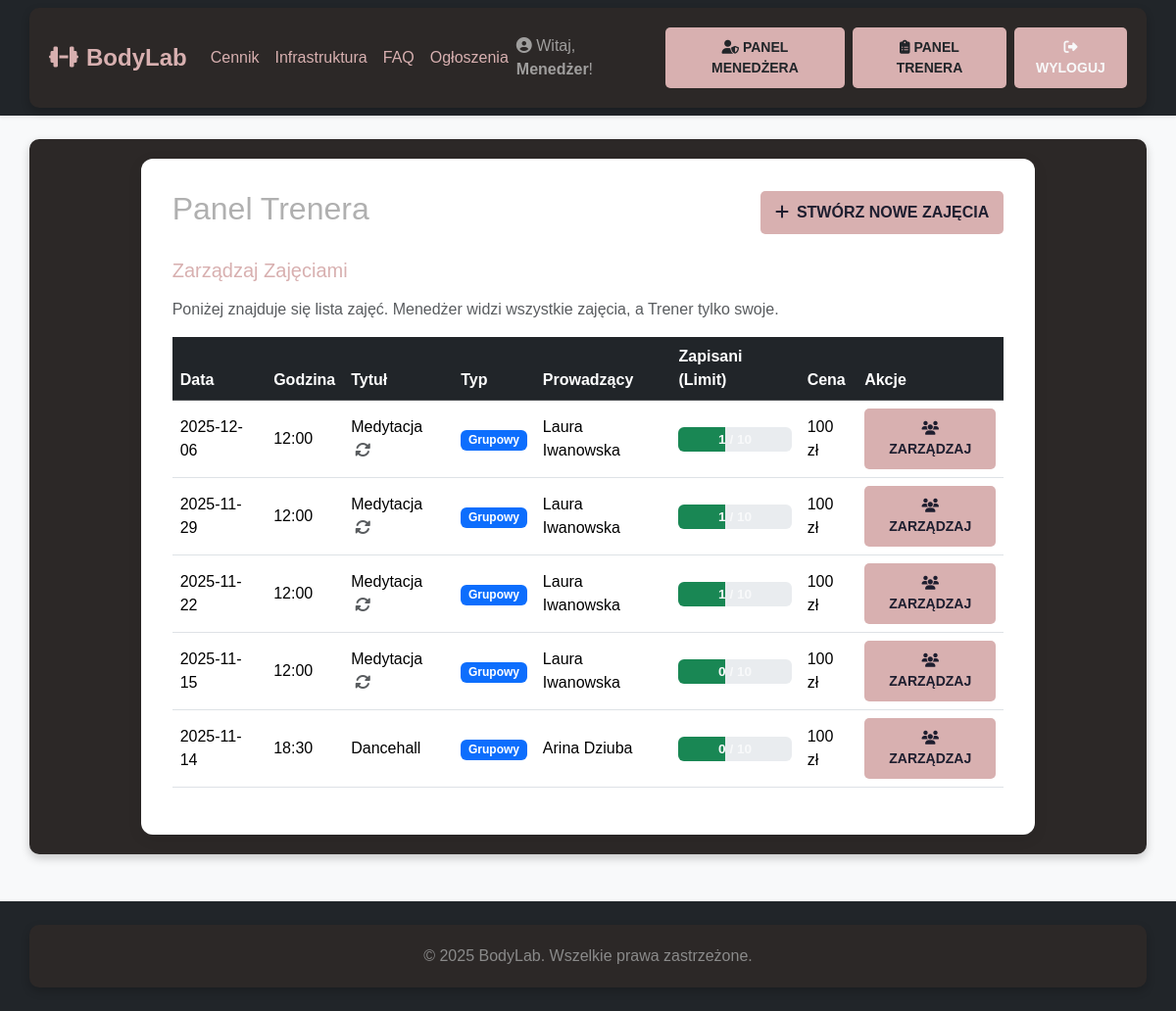
The app's page /trainer (signed in) with its own data.
### app.py (models this page shows, shortened)
class User(db.Model, UserMixin):
    id = db.Column(db.Integer, primary_key=True)
    username = db.Column(db.String(50), unique=True, nullable=False)
    email = db.Column(db.String(120), unique=True, nullable=False)
    password_hash = db.Column(db.String(256), nullable=False)
    role = db.Column(db.String(20), nullable=False, default='user')
    experience_notes = db.Column(db.Text, nullable=True)
    sessions_taught = db.relationship('TrainingSession', back_populates='trainer', lazy='dynamic')
    bookings = db.relationship('Booking', back_populates='user', lazy='dynamic')
    messages_sent = db.relationship('Message', foreign_keys='Message.sender_id', back_populates='sender',
                                    lazy='dynamic')
    messages_received = db.relationship('Message', foreign_keys='Message.recipient_id', back_populates='recipient',
                                        lazy='dynamic')
    @property
    def is_admin(self):
        return self.role == 'admin'

class TrainingSession(db.Model):
    id = db.Column(db.Integer, primary_key=True)
    title = db.Column(db.String(100), nullable=False)
    session_type = db.Column(db.String(20), nullable=False, default='Grupowy')
    description = db.Column(db.Text, nullable=True)
    date = db.Column(db.Date, nullable=False)
    start_time = db.Column(db.Time, nullable=False)
    duration_minutes = db.Column(db.Integer, nullable=False, default=60)
    price = db.Column(db.Integer, nullable=False, default=0)
    max_participants = db.Column(db.Integer, nullable=False, default=10)
    trainer_id = db.Column(db.Integer, db.ForeignKey('user.id'), nullable=False)
    recurrence_group_id = db.Column(db.String(36), nullable=True, index=True)
    trainer = db.relationship('User', back_populates='sessions_taught')
    bookings = db.relationship('Booking', back_populates='session', lazy='dynamic', cascade="all, delete-orphan")
    @property
    def current_participants(self):
        return self.bookings.count()
    @property
    def is_full(self):
        return self.bookings.count() >= self.max_participants

### app.py (the view)
@app.route("/trainer")
@login_required
@trainer_required
def trainer_dashboard():
    query = TrainingSession.query
    if not current_user.is_admin:
        query = query.filter_by(trainer_id=current_user.id)
    my_sessions = query.order_by(TrainingSession.date.desc()).all()
    return render_template("trainer_dashboard.html", my_sessions=my_sessions)

### app.py (called while the page is built)
@login_manager.user_loader
def load_user(user_id):
    return db.session.get(User, int(user_id))

def trainer_required(f):
    @wraps(f)
    def decorated_function(*args, **kwargs):
        if not current_user.is_authenticated or (not current_user.is_admin and not current_user.is_trainer):
            flash("Dostęp do tej strony wymaga uprawnień Trenera.", "danger")
            return redirect(url_for('index'))
        return f(*args, **kwargs)
    return decorated_function

### templates/trainer_dashboard.html (shortened to what this page needs)
{% extends "base.html" %}
{% block content %}
<div class="d-flex justify-content-between align-items-center mb-4">
    <h1 class="h2">Panel Trenera</h1>
    <a href="{{ url_for('create_session') }}" class="btn btn-success">
        <i class="fas fa-plus me-2"></i>Stwórz Nowe Zajęcia
    </a>
</div>
<h3 class="h5 mb-3" style="color: #d8b0b0;">Zarządzaj Zajęciami</h3>
<p class="text-muted">Poniżej znajduje się lista zajęć. Menedżer widzi wszystkie zajęcia, a Trener tylko swoje.</p>
<div class="table-responsive">
    <table class="table table-hover align-middle">
        <thead class="table-dark">
            <tr>
                <th scope="col">Data</th>
                <th scope="col">Godzina</th>
                <th scope="col">Tytuł</th>
                <th scope="col">Typ</th>
                {% if current_user.is_admin %}
                    <th scope="col">Prowadzący</th>
                {% endif %}
                <th scope="col">Zapisani (Limit)</th>
                <th scope="col">Cena</th>
                <th scope="col">Akcje</th>
            </tr>
        </thead>
        <tbody>
            {% if my_sessions %}
                {% for session in my_sessions %}
                    <tr>
                        <td>{{ session.date.strftime('%Y-%m-%d') }}</td>
                        <td>{{ session.start_time.strftime('%H:%M') }}</td>
                        <td>
                            {{ session.title }}
                            {% if session.recurrence_group_id %}
                                <i class="fas fa-sync-alt text-muted ms-1" title="Zajęcia cykliczne"></i>
                            {% endif %}
                        </td>
                        <td>
                            <span class="badge {% if session.session_type == 'Grupowy' %}bg-primary{% else %}bg-success{% endif %}">
                                {{ session.session_type }}
                            </span>
                        </td>
                        {% if current_user.is_admin %}
                            <td>{{ session.trainer.username }}</td>
                        {% endif %}
                        <td>
                            {% set percent = (session.current_participants / session.max_participants) * 100 %}
                            {% set is_full = session.is_full %}
                            {% set bg_color = 'bg-danger' if is_full else ('bg-warning' if percent > 70 else 'bg-success') %}
                            {% set text_color = 'text-light' if is_full or percent <= 70 else 'text-dark' %}
                            <div class="progress" title="{{ session.current_participants }} / {{ session.max_participants }}">
                                <div class="progress-bar {{ bg_color }}" role="progressbar" style="width: {{ percent }}%;"
                                     aria-valuenow="{{ session.current_participants }}" aria-valuemin="0" aria-valuemax="{{ session.max_participants }}">
                                </div>
                                <span class="progress-bar-text {{ text_color }}">
                                    {{ session.current_participants }} / {{ session.max_participants }}
                                </span>
                            </div>
                        </td>
                        <td>{{ session.price }} zł</td>
                        <td>
                            <a href="{{ url_for('manage_session', session_id=session.id) }}" class="btn btn-primary btn-sm" title="Zarządzaj uczestnikami">
                                <i class="fas fa-users"></i> Zarządzaj
                            </a>
                        </td>
                    </tr>
                {% endfor %}
            {% else %}
                <tr>
                    <td colspan="{% if current_user.is_admin %}8{% else %}7{% endif %}" class="text-center text-muted">
                        Nie utworzyłeś jeszcze żadnych zajęć.
                    </td>
                </tr>
            {% endif %}
        </tbody>
    </table>
</div>
{% endblock %}

### templates/base.html (shortened to what this page needs)
<!DOCTYPE html>
<html lang="pl">
<head>
    <link href="https://cdn.jsdelivr.net/npm/bootstrap@5.3.3/dist/css/bootstrap.min.css" rel="stylesheet">
    <link rel="stylesheet" href="https://cdnjs.cloudflare.com/ajax/libs/font-awesome/6.5.0/css/all.min.css">
    <link rel="stylesheet" href="{{ url_for('static', filename='style.css') }}">
</head>
<body>
<nav class="navbar navbar-expand-lg navbar-dark bg-dark shadow-sm">
    <div class="container">
        <a class="navbar-brand" href="{{ url_for('index') }}">
            <i class="fas fa-dumbbell me-2"></i>BodyLab
        </a>
        <div class="collapse navbar-collapse" id="navbarNav">
            <ul class="navbar-nav me-auto">
                <li class="nav-item">
                    <a class="nav-link" href="{{ url_for('pricing') }}">Cennik</a>
                </li>
                <li class="nav-item">
                    <a class="nav-link" href="{{ url_for('infrastructure') }}">Infrastruktura</a>
                </li>
                <li class="nav-item">
                    <a class="nav-link" href="{{ url_for('faq') }}">FAQ</a>
                </li>
                <li class="nav-item">
                    <a class="nav-link" href="{{ url_for('announcements') }}">Ogłoszenia</a>
                </li>
            </ul>
            <ul class="navbar-nav ms-auto d-flex align-items-center">
                {% if current_user.is_authenticated %}
                    <li class="nav-item">
                        <span class="navbar-text me-3">
                            <i class="fas fa-user-circle"></i> Witaj, <strong>{{ current_user.username }}</strong>!
                        </span>
                    </li>
                    {% if current_user.is_admin %}
                    <li class="nav-item me-2">
                        <a class="btn btn-warning btn-sm px-3" href="{{ url_for('admin_dashboard') }}">
                            <i class="fas fa-user-shield"></i> Panel Menedżera
                        </a>
                    </li>
                    {% endif %}
                    {% if current_user.is_admin or current_user.is_trainer %}
                    <li class="nav-item me-2">
                        <a class="btn btn-info btn-sm px-3" href="{{ url_for('trainer_dashboard') }}">
                            <i class="fas fa-clipboard-list"></i> Panel Trenera
                        </a>
                    </li>
                    {% endif %}
                    <li class="nav-item">
                        <a class="btn btn-outline-light btn-sm px-3" href="{{ url_for('logout') }}">
                            <i class="fas fa-sign-out-alt"></i> Wyloguj
                        </a>
                    </li>
                {% endif %}
            </ul>
        </div>
    </div>
</nav>
<main class="main-content">
    <div class="container mt-4">
        <div class="row justify-content-center">
            <div class="col-lg-10">
                <div class="content-card">
                    {% block content %}{% endblock %}
                </div>
            </div>
        </div>
    </div>
</main>
<footer class="text-center py-4 mt-5">
    <div class="container">
        <p class="mb-0">&copy; 2025 BodyLab. Wszelkie prawa zastrzeżone.</p>
    </div>
</footer>
</body>
</html>

### static/style.css (style rules this page uses)
body { background-color: #1e1e2f; color: #b0b0b0; font-family: 'Arial', sans-serif; }
.container { background: #2c2827; padding: 20px; border-radius: 10px; box-shadow: 0 4px 10px rgba(0, 0, 0, 0.2); }
h1, h2 { color: #d8b0b0; }
p { color: #8a8a8a; font-size: 16px; }
button, .btn { background: #d8b0b0; color: #1e1e2f; padding: 10px 15px; border-radius: 5px; font-weight: bold; text-transform: uppercase; border: none; cursor: pointer; }
.navbar { background: #181824; }
.navbar-brand, .nav-link { color: #d8b0b0 !important; }
a { color: #d8b0b0; }

### templates/base.html (style rules this page uses)
body { background-color: #f8f9fa; min-height: 100vh; display: flex; flex-direction: column; }
.main-content { flex: 1; }
.navbar-brand { font-weight: 700; font-size: 1.5rem; }
footer { margin-top: auto; background-color: #212529; color: #adb5bd; }
.content-card { background: white; border-radius: 12px; box-shadow: 0 4px 15px rgba(0,0,0,0.08); padding: 2rem; }
.navbar-dark .navbar-nav .btn { color: #212529; }
.navbar-dark .navbar-nav .btn-warning { color: #212529; }
.navbar-dark .navbar-nav .btn-outline-light { color: #f8f9fa; }

### templates/trainer_dashboard.html (style rules this page uses)
.progress { font-size: 0.85rem; height: 25px; position: relative; }
.progress-bar-text { position: absolute; width: 100%; text-align: center; line-height: 25px; font-weight: bold; }
.text-light { color: #f8f9fa !important; }
.progress-bar { min-width: 3.5em; }

### records on screen
User: username "Menedżer"
TrainingSession: date "2025-12-06", start_time "12:00", title "Medytacja", session_type "Grupowy", trainer.username "Laura Iwanowska", max_participants 10 (drawn), current_participants "1", price "100"
TrainingSession: date "2025-11-29", start_time "12:00", title "Medytacja", session_type "Grupowy", trainer.username "Laura Iwanowska", max_participants 10 (drawn), current_participants "1", price "100"
TrainingSession: date "2025-11-22", start_time "12:00", title "Medytacja", session_type "Grupowy", trainer.username "Laura Iwanowska", max_participants 10 (drawn), current_participants "1", price "100"
TrainingSession: date "2025-11-15", start_time "12:00", title "Medytacja", session_type "Grupowy", trainer.username "Laura Iwanowska", max_participants 10 (drawn), current_participants "0", price "100"
TrainingSession: date "2025-11-14", start_time "18:30", title "Dancehall", session_type "Grupowy", trainer.username "Arina Dziuba", max_participants 10 (drawn), current_participants "0", price "100"
